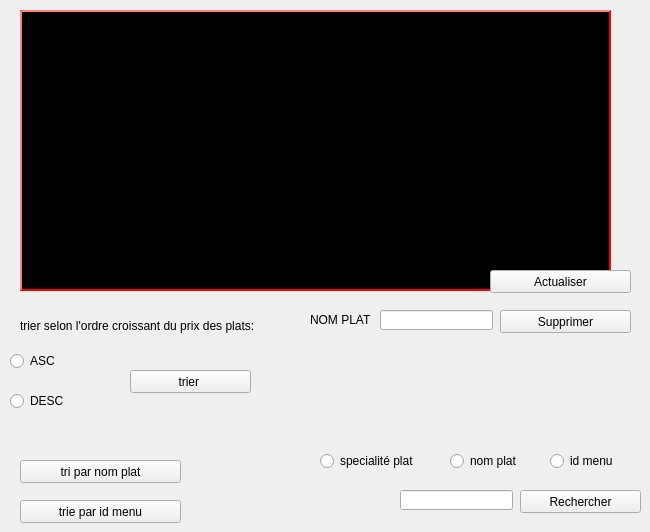
        <widget class="QWidget" name="tab_16">
         <attribute name="title">
          <string>Consulter</string>
         </attribute>
         <widget class="QTableView" name="tableView_3">
          <property name="geometry">
           <rect>
            <x>20</x>
            <y>10</y>
            <width>591</width>
            <height>281</height>
           </rect>
          </property>
          <property name="styleSheet">
           <string notr="true">selection-background-color: qlineargradient(x1: 0, y1: 0, x2: 0.5, y2: 0.5,
                                 stop: 0 #FF92BB, stop: 1 red);
  background: black;
     border: 2px outset red;</string>
          </property>
         </widget>
         <widget class="QLineEdit" name="textDelete_5">
          <property name="geometry">
           <rect>
            <x>380</x>
            <y>310</y>
            <width>113</width>
            <height>20</height>
           </rect>
          </property>
         </widget>
         <widget class="QLabel" name="label_59">
          <property name="geometry">
           <rect>
            <x>310</x>
            <y>310</y>
            <width>61</width>
            <height>20</height>
           </rect>
          </property>
          <property name="text">
           <string>NOM PLAT </string>
          </property>
         </widget>
         <widget class="QPushButton" name="pushButton_23">
          <property name="geometry">
           <rect>
            <x>500</x>
            <y>310</y>
            <width>131</width>
            <height>23</height>
           </rect>
          </property>
          <property name="text">
           <string>Supprimer</string>
          </property>
         </widget>
         <widget class="QPushButton" name="pushButton_24">
          <property name="geometry">
           <rect>
            <x>520</x>
            <y>490</y>
            <width>121</width>
            <height>23</height>
           </rect>
          </property>
          <property name="text">
           <string>Rechercher</string>
          </property>
         </widget>
         <widget class="QLineEdit" name="lineEdit_24">
          <property name="geometry">
           <rect>
            <x>400</x>
            <y>490</y>
            <width>113</width>
            <height>20</height>
           </rect>
          </property>
         </widget>
         <widget class="QPushButton" name="pushButton_25">
          <property name="geometry">
           <rect>
            <x>130</x>
            <y>370</y>
            <width>121</width>
            <height>23</height>
           </rect>
          </property>
          <property name="text">
           <string>trier </string>
          </property>
         </widget>
         <widget class="QLabel" name="label_61">
          <property name="geometry">
           <rect>
            <x>20</x>
            <y>310</y>
            <width>251</width>
            <height>31</height>
           </rect>
          </property>
          <property name="text">
           <string>trier selon l'ordre croissant du prix des plats:</string>
          </property>
         </widget>
         <widget class="QRadioButton" name="radioButton_7">
          <property name="geometry">
           <rect>
            <x>320</x>
            <y>450</y>
            <width>111</width>
            <height>22</height>
           </rect>
          </property>
          <property name="text">
           <string>specialité plat </string>
          </property>
         </widget>
         <widget class="QRadioButton" name="radioButton_8">
          <property name="geometry">
           <rect>
            <x>450</x>
            <y>450</y>
            <width>81</width>
            <height>22</height>
           </rect>
          </property>
          <property name="text">
           <string>nom plat</string>
          </property>
         </widget>
         <widget class="QRadioButton" name="radioButton_9">
          <property name="geometry">
           <rect>
            <x>550</x>
            <y>450</y>
            <width>81</width>
            <height>22</height>
           </rect>
          </property>
          <property name="text">
           <string>id menu</string>
          </property>
         </widget>
         <widget class="QRadioButton" name="tri_azizA">
          <property name="geometry">
           <rect>
            <x>10</x>
            <y>350</y>
            <width>111</width>
            <height>22</height>
           </rect>
          </property>
          <property name="text">
           <string>ASC</string>
          </property>
         </widget>
         <widget class="QRadioButton" name="tri_azizB">
          <property name="geometry">
           <rect>
            <x>10</x>
            <y>390</y>
            <width>111</width>
            <height>22</height>
           </rect>
          </property>
          <property name="text">
           <string>DESC</string>
          </property>
         </widget>
         <widget class="QPushButton" name="tri_aziz">
          <property name="geometry">
           <rect>
            <x>20</x>
            <y>460</y>
            <width>161</width>
            <height>23</height>
           </rect>
          </property>
          <property name="text">
           <string>tri par nom plat</string>
          </property>
         </widget>
         <widget class="QPushButton" name="tri_aziz_1">
          <property name="geometry">
           <rect>
            <x>20</x>
            <y>500</y>
            <width>161</width>
            <height>23</height>
           </rect>
          </property>
          <property name="text">
           <string>trie par id menu</string>
          </property>
         </widget>
         <widget class="QPushButton" name="pushButton_26">
          <property name="geometry">
           <rect>
            <x>490</x>
            <y>270</y>
            <width>141</width>
            <height>23</height>
           </rect>
          </property>
          <property name="text">
           <string>Actualiser</string>
          </property>
         </widget>
        </widget>
